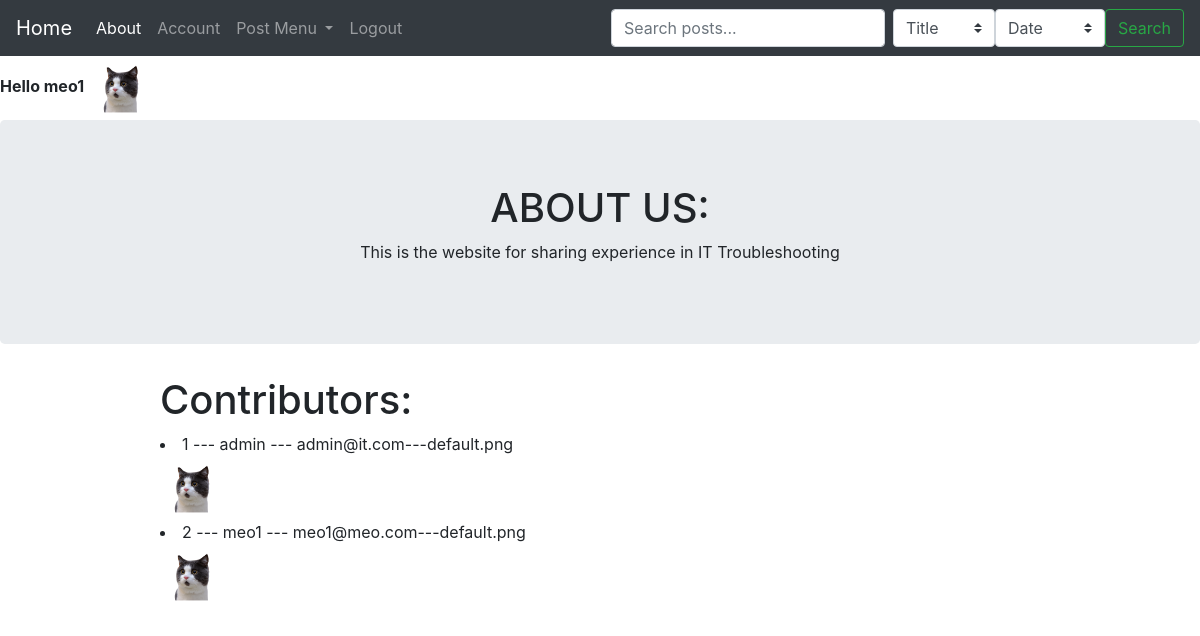
Page /about (signed in) on the committed database.
### source/models.py (models this page shows, shortened)
class User(db.Model, UserMixin):
	__tablename__ = 'user_table'
	id = db.Column(db.Integer, primary_key=True)
	username = db.Column(db.String(30), unique=True, index =True, nullable=False)
	email = db.Column(db.String(40), unique=True, index =True, nullable=False)
	avatar = db.Column(db.String(30), nullable=False, default='default.png')
	password_hash = db.Column(db.String(128), nullable=False)
	post = db.relationship('Post', backref='author', lazy=True)

### source/core/views.py (the view)
@core.route('/about')
def about():
	user_list = User.query.all()
	return render_template('about.html', user_list=user_list)

### source/models.py (called while the page is built)
@lm.user_loader
def load_user(user_id):
	return User.query.get(user_id)

### source/templates/about.html
{% extends 'base.html' %}
{% block content %}
	<div class="current-page jumbotron">
	<h1>ABOUT US: </h1>
	<p>This is the website for sharing experience in IT Troubleshooting</p>
	</div>
	<div class="list">
	<h1>Contributors: </h1>
	{% for user in user_list %}
	<li>{{ user.id }} --- {{ user.username }} --- {{ user.email }}---{{ user.avatar }}</li>
	<img src="{{ url_for('static', filename='profile_pics/' + user.avatar) }}" width="64" height="64">
	{% endfor %}
	</div>
{% endblock %}

### source/templates/base.html (shortened to what this page needs)
<!DOCTYPE html>
<html>
<head>
	<link rel="stylesheet" href="https://stackpath.bootstrapcdn.com/bootstrap/4.3.1/css/bootstrap.min.css">
	<link rel="stylesheet" href="static/basic.css">
</head>
<body>
	<nav class="navbar navbar-expand-lg navbar-dark bg-dark">
	  <a class="navbar-brand" href="{{ url_for('core.index') }}">Home</a>
	  <div class="collapse navbar-collapse" id="navbarSupportedContent">
	    <ul class="navbar-nav mr-auto">
	      <li class="nav-item active">
	        <a class="nav-link" href="{{ url_for('core.about') }}">About <span class="sr-only">(current)</span></a>
	      </li>
	      {% if current_user.is_authenticated %}
	      <li class="nav-item">
	        <a class="nav-link" href="{{ url_for('user.account', user_id=current_user.id) }}">Account</a>
	      </li>
	      <li class="nav-item dropdown">
	        <a class="nav-link dropdown-toggle" href="#" id="navbarDropdown" role="button" data-toggle="dropdown" aria-haspopup="true" aria-expanded="false">
	          Post Menu
	        </a>
	      </li>
	      <li class="nav-item">
	        <a class="nav-link" href="{{ url_for('user.logout') }}" tabindex="-1">Logout</a>
	      </li>
	      {% endif %}
	    </ul>
	  </div>
	  <form class="form-inline my-2 my-lg-0" action="{{url_for('post.search')}}">
      <input class="form-control mr-sm-2" type="search" placeholder="Search posts..." aria-label="Search" name="keyword">
		  <select class="custom-select" id="inputGroupSelect04" aria-label="Example select with button addon" name="search_by">
		    <option selected value="title">Title</option>
		  </select>
		  <select class="custom-select" id="inputGroupSelect04" aria-label="Example select with button addon" name="sort">
		    <option selected value="date">Date</option>
		  </select>
      <button class="btn btn-outline-success my-2 my-sm-0" type="submit">Search</button>
    </form>
	</nav>
	{% if current_user.is_authenticated %}
	<strong>Hello {{current_user.username}}</strong>
	<img src="{{ url_for('static', filename='profile_pics/' + current_user.avatar) }}"  width="64" height="64">
	{% endif %}
{% block content %}
{% endblock %}
</body>
</html>

### source/static/basic.css (style rules this page uses)
.current-page { text-align: center; }
.list { margin-top:20px; margin-right:40px; margin-bottom:80px; margin-left:160px; }

### rows in the picture
User: username "meo1", avatar (placeholder picture), id "2", email "meo1@meo.com", avatar "default.png"
User: id "1", username "admin", email "admin@it.com", avatar "default.png", avatar (placeholder picture)
